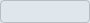
<?xml version="1.0" encoding="UTF-8"?>
<ui version="4.0">
 <class>NoteTagWidget</class>
 <widget class="QWidget" name="NoteTagWidget">
  <property name="geometry">
   <rect>
    <x>0</x>
    <y>0</y>
    <width>90</width>
    <height>23</height>
   </rect>
  </property>
  <property name="sizePolicy">
   <sizepolicy hsizetype="Minimum" vsizetype="Minimum">
    <horstretch>0</horstretch>
    <verstretch>0</verstretch>
   </sizepolicy>
  </property>
  <property name="minimumSize">
   <size>
    <width>0</width>
    <height>23</height>
   </size>
  </property>
  <property name="maximumSize">
   <size>
    <width>16777215</width>
    <height>23</height>
   </size>
  </property>
  <property name="windowTitle">
   <string>Form</string>
  </property>
  <property name="styleSheet">
   <string notr="true">QWidget#NoteTagWidget {
border: 1px solid #555;
border-radius: 4px;
padding: 0px;
background-color: rgb(223, 231, 236);
border-color: rgb(182, 189, 195);
}

QWidget#NoteTagWidget:hover {
background-color: rgb(205, 221, 229);
}</string>
  </property>
  <layout class="QHBoxLayout" name="horizontalLayout" stretch="0,0">
   <property name="spacing">
    <number>0</number>
   </property>
   <property name="sizeConstraint">
    <enum>QLayout::SetMinimumSize</enum>
   </property>
   <property name="leftMargin">
    <number>0</number>
   </property>
   <property name="topMargin">
    <number>0</number>
   </property>
   <property name="rightMargin">
    <number>0</number>
   </property>
   <property name="bottomMargin">
    <number>0</number>
   </property>
   <item>
    <widget class="QLabel" name="tagNameLabel">
     <property name="sizePolicy">
      <sizepolicy hsizetype="Minimum" vsizetype="Minimum">
       <horstretch>0</horstretch>
       <verstretch>0</verstretch>
      </sizepolicy>
     </property>
     <property name="lineWidth">
      <number>0</number>
     </property>
     <property name="text">
      <string notr="true">&lt;Tag&gt;</string>
     </property>
     <property name="alignment">
      <set>Qt::AlignCenter</set>
     </property>
    </widget>
   </item>
   <item>
    <widget class="QPushButton" name="deleteTagButton">
     <property name="sizePolicy">
      <sizepolicy hsizetype="Minimum" vsizetype="Minimum">
       <horstretch>0</horstretch>
       <verstretch>0</verstretch>
      </sizepolicy>
     </property>
     <property name="text">
      <string/>
     </property>
     <property name="icon">
      <iconset theme="edit-delete">
       <normaloff>.</normaloff>.</iconset>
     </property>
     <property name="iconSize">
      <size>
       <width>16</width>
       <height>16</height>
      </size>
     </property>
     <property name="flat">
      <bool>true</bool>
     </property>
    </widget>
   </item>
  </layout>
 </widget>
 <resources/>
 <connections/>
</ui>
